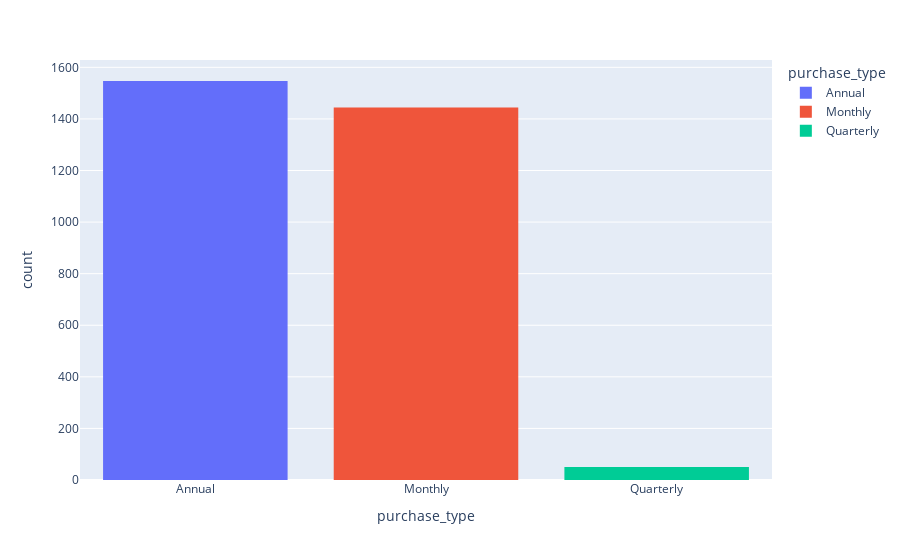

Notebook cell for this chart:
### Code cell
px.histogram(data_frame=student_purchases_df, x='purchase_type', color='purchase_type')

### Figure 1 — Plotly figure (JSON) as saved in the notebook; plotly's stock layout.template omitted (floating-point values rounded to 4 significant figures; data arrays with more than 128 entries replaced by an {"elided": "..."} marker saying what was removed)
{"data": [{"alignmentgroup": "True", "bingroup": "x", "hovertemplate": "purchase_type=%{x}<br>count=%{y}<extra></extra>", "legendgroup": "Annual", "marker": {"color": "#636efa", "pattern": {"shape": ""}}, "name": "Annual", "offsetgroup": "Annual", "orientation": "v", "showlegend": true, "type": "histogram", "x": {"elided": "1547 str values"}, "xaxis": "x", "yaxis": "y"}, {"alignmentgroup": "True", "bingroup": "x", "hovertemplate": "purchase_type=%{x}<br>count=%{y}<extra></extra>", "legendgroup": "Monthly", "marker": {"color": "#EF553B", "pattern": {"shape": ""}}, "name": "Monthly", "offsetgroup": "Monthly", "orientation": "v", "showlegend": true, "type": "histogram", "x": {"elided": "1444 str values"}, "xaxis": "x", "yaxis": "y"}, {"alignmentgroup": "True", "bingroup": "x", "hovertemplate": "purchase_type=%{x}<br>count=%{y}<extra></extra>", "legendgroup": "Quarterly", "marker": {"color": "#00cc96", "pattern": {"shape": ""}}, "name": "Quarterly", "offsetgroup": "Quarterly", "orientation": "v", "showlegend": true, "type": "histogram", "x": ["Quarterly", "Quarterly", "Quarterly", "Quarterly", "Quarterly", "Quarterly", "Quarterly", "Quarterly", "Quarterly", "Quarterly", "Quarterly", "Quarterly", "Quarterly", "Quarterly", "Quarterly", "Quarterly", "Quarterly", "Quarterly", "Quarterly", "Quarterly", "Quarterly", "Quarterly", "Quarterly", "Quarterly", "Quarterly", "Quarterly", "Quarterly", "Quarterly", "Quarterly", "Quarterly", "Quarterly", "Quarterly", "Quarterly", "Quarterly", "Quarterly", "Quarterly", "Quarterly", "Quarterly", "Quarterly", "Quarterly", "Quarterly", "Quarterly", "Quarterly", "Quarterly", "Quarterly", "Quarterly", "Quarterly", "Quarterly", "Quarterly", "Quarterly"], "xaxis": "x", "yaxis": "y"}], "layout": {"barmode": "relative", "legend": {"title": {"text": "purchase_type"}, "tracegroupgap": 0}, "margin": {"t": 60}, "xaxis": {"anchor": "y", "categoryarray": ["Annual", "Monthly", "Quarterly"], "categoryorder": "array", "domain": [0, 1], "title": {"text": "purchase_type"}}, "yaxis": {"anchor": "x", "domain": [0, 1], "title": {"text": "count"}}}}
